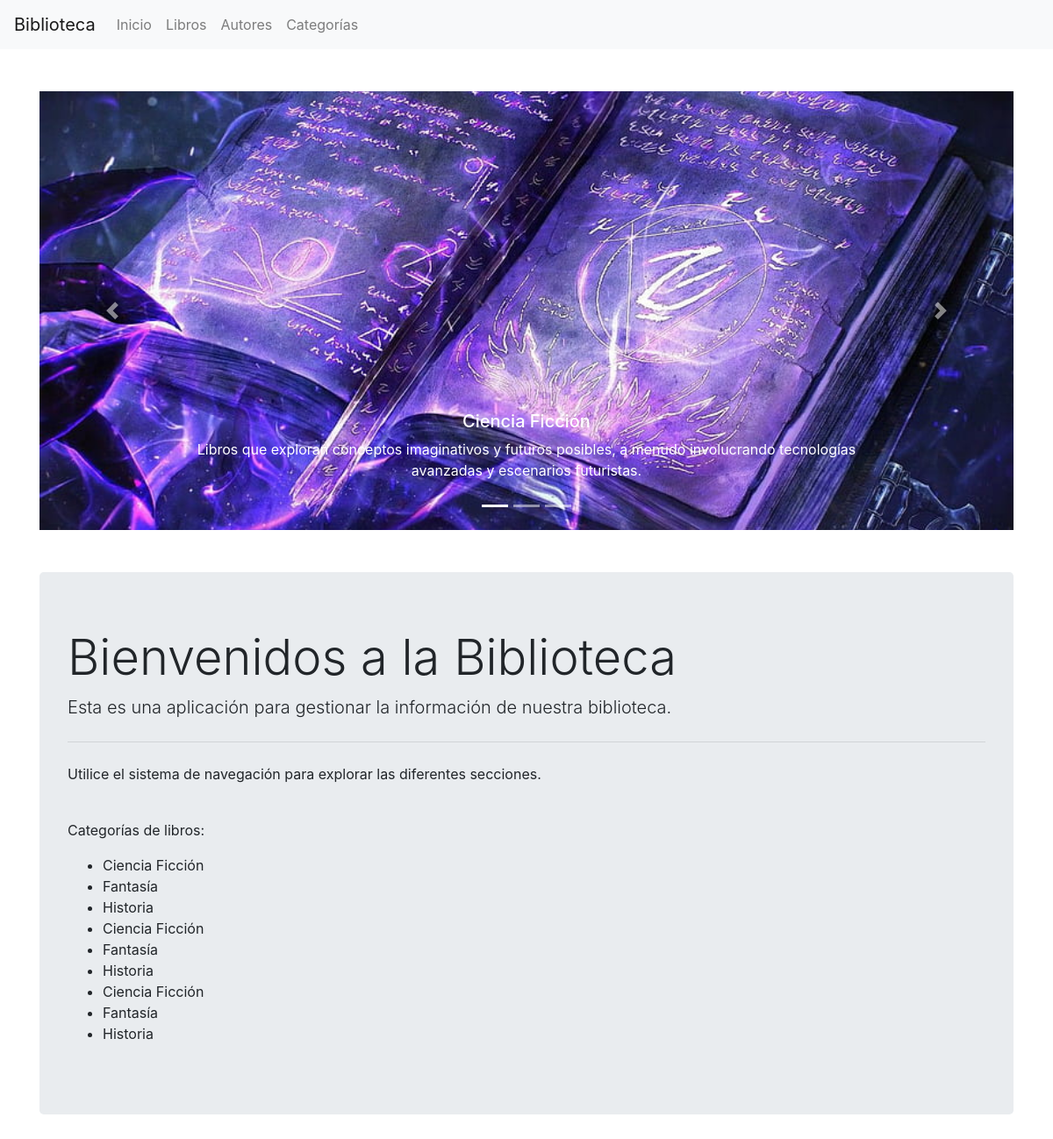
Screenshot of /catalogo/ with the database file from the repository.
### catalogo/models.py (models this page shows, shortened)
class Categoria(models.Model):
    nombre = models.CharField(max_length=200, help_text='Ingrese una categoría de libro (e.g. Ciencia Ficción)')
    descripcion = models.TextField(max_length=1000, help_text='Ingrese una breve descripción de la categoría', default='No description')

### catalogo/views.py (the view)
# urls.py: path('', views.index, name='index'),
def index(request):
    categorias = Categoria.objects.all()
    return render(request, 'catalogo/index.html', {'categorias': categorias})

### catalogo/templates/catalogo/index.html (shortened to what this page needs)
<!DOCTYPE html>
<html lang="es">
<head>
    {% load static %}
    <link rel="stylesheet" href="https://cdn.jsdelivr.net/npm/bootstrap@4.6.2/dist/css/bootstrap.min.css">
</head>
<body>
    <nav class="navbar navbar-expand-lg navbar-light bg-light">
        <a class="navbar-brand" href="{% url 'index' %}">Biblioteca</a>
        <div class="collapse navbar-collapse" id="navbarNav">
          <ul class="navbar-nav">
            <li class="nav-item">
              <a class="nav-link" href="{% url 'index' %}">Inicio</a>
            </li>
            <li class="nav-item">
              <a class="nav-link" href="{% url 'libros' %}">Libros</a>
            </li>
            <li class="nav-item">
              <a class="nav-link" href="{% url 'autores' %}">Autores</a>
            </li>
            <li class="nav-item">
              <a class="nav-link" href="{% url 'categorias' %}">Categorías</a>
            </li>
          </ul>
        </div>
      </nav>
    <div class="container mt-5">
        <div id="carouselExampleCaptions" class="carousel slide" data-ride="carousel">
            <ol class="carousel-indicators">
              <li data-target="#carouselExampleCaptions" data-slide-to="0" class="active"></li>
              <li data-target="#carouselExampleCaptions" data-slide-to="1"></li>
              <li data-target="#carouselExampleCaptions" data-slide-to="2"></li>
            </ol>
            <div class="carousel-inner">
              <div class="carousel-item active">
                <img src="/media/catalogo/images/libro2.jpg" class="d-block w-100" alt="...">
                <div class="carousel-caption d-none d-md-block">
                  <h5>Ciencia Ficción</h5>
                  <p>Libros que exploran conceptos imaginativos y futuros posibles, a menudo involucrando tecnologías avanzadas y escenarios futuristas.</p>
                </div>
              </div>
            </div>
            <button class="carousel-control-prev" type="button" data-target="#carouselExampleCaptions" data-slide="prev">
              <span class="carousel-control-prev-icon" aria-hidden="true"></span>
            </button>
            <button class="carousel-control-next" type="button" data-target="#carouselExampleCaptions" data-slide="next">
              <span class="carousel-control-next-icon" aria-hidden="true"></span>
            </button>
          </div>
          <br>
          <br>
        <div class="jumbotron">
            <h1 class="display-4">Bienvenidos a la Biblioteca</h1>
            <p class="lead">Esta es una aplicación para gestionar la información de nuestra biblioteca.</p>
            <hr class="my-4">
            <p>Utilice el sistema de navegación para explorar las diferentes secciones.</p>
            <br>
            <p>Categorías de libros:</p>
            <ul>
                {% for categoria in categorias %}
                    <li>{{ categoria.nombre }}</li>
                {% endfor %}
            </ul>
        </div>
    </div>
</body>
</html>

### catalogo/templates/catalogo/index.html (style rules this page uses)
.carousel-item img { height: 500px; object-fit: cover; }

### rows the page displays
Categoria: nombre "Ciencia Ficción"
Categoria: nombre "Fantasía"
Categoria: nombre "Historia"
Categoria: nombre "Ciencia Ficción"
Categoria: nombre "Fantasía"
Categoria: nombre "Historia"
Categoria: nombre "Ciencia Ficción"
Categoria: nombre "Fantasía"
Categoria: nombre "Historia"
